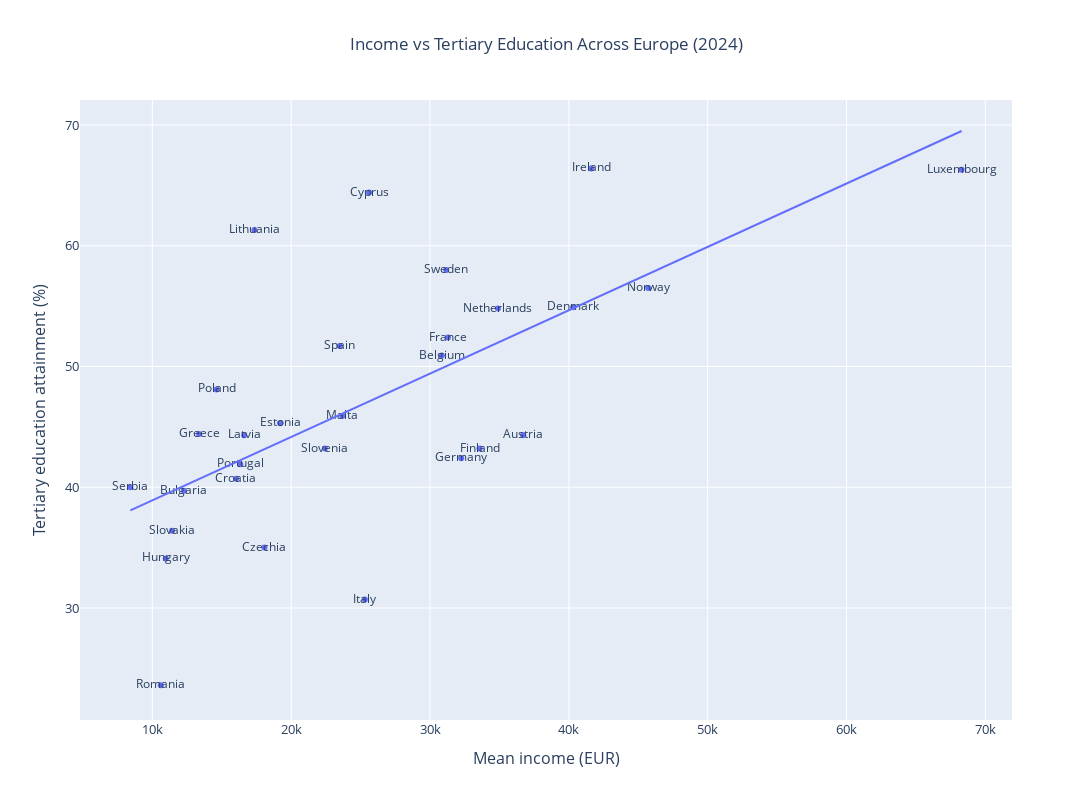

Notebook source saved alongside this figure:
### Markdown cell above
A quantitative comparison shows that income exhibits a substantially stronger
association with internet access than education. Income explains approximately
40% of the cross-country variation in internet access, while education accounts
for about 11%. This suggests that economic capacity plays a more prominent role
in enabling widespread access, although education remains a relevant but
secondary factor.

### Code cell
fig = px.scatter(
    master_clean,
    x="mean_income_eur",
    y="tertiary_education_pct",
    text="country",
    labels={
        "mean_income_eur": "Mean income (EUR)",
        "tertiary_education_pct": "Tertiary education attainment (%)"
    },
    title="Income vs Tertiary Education Across Europe (2024)",
    trendline="ols"
)

# Improve readability
fig.update_traces(
    textposition="top center",
    marker=dict(size=9, opacity=0.8),
    selector=dict(mode="markers")
)

fig.update_layout(
    title={"x": 0.5},
    width=1200,
    height=800,
    xaxis=dict(
        showgrid=True,
        title_font=dict(size=16),
        tickfont=dict(size=13)
    ),
    yaxis=dict(
        title_font=dict(size=16),
        tickfont=dict(size=13)
    )
)

# Save the figure
# fig.write_image(
#     "outputs/figures/income_vs_education_2024.png",
#     width=1200,
#     height=800,
#     scale=2
# )

fig.show()

### Figure 1 — Plotly figure (JSON) as saved in the notebook; plotly's stock layout.template omitted (floating-point values rounded to 4 significant figures)
{"data": [{"hovertemplate": "Mean income (EUR)=%{x}<br>Tertiary education attainment (%)=%{y}<br>country=%{text}<extra></extra>", "legendgroup": "", "marker": {"color": "#636efa", "symbol": "circle"}, "mode": "markers+text", "name": "", "orientation": "v", "showlegend": false, "text": ["Austria", "Belgium", "Bulgaria", "Cyprus", "Czechia", "Germany", "Denmark", "Estonia", "Greece", "Spain", "Finland", "France", "Croatia", "Hungary", "Ireland", "Italy", "Lithuania", "Luxembourg", "Latvia", "Malta", "Netherlands", "Norway", "Poland", "Portugal", "Romania", "Serbia", "Sweden", "Slovenia", "Slovakia"], "type": "scatter", "x": [36700.0, 30850.0, 12270.0, 25610.0, 18080.0, 32250.0, 40310.0, 19200.0, 13370.0, 23490.0, 33570.0, 31290.0, 16020.0, 10970.0, 41600.0, 25310.0, 17350.0, 68290.0, 16610.0, 23680.0, 34890.0, 45720.0, 14620.0, 16340.0, 10600.0, 8415.0, 31170.0, 22430.0, 11420.0], "xaxis": "x", "y": [44.3, 50.9, 39.7, 64.4, 35.0, 42.4, 54.9, 45.3, 44.4, 51.7, 43.2, 52.4, 40.7, 34.1, 66.4, 30.7, 61.3, 66.3, 44.3, 45.9, 54.8, 56.5, 48.1, 41.9, 23.6, 40.0, 58.0, 43.2, 36.4], "yaxis": "y"}, {"hovertemplate": "<b>OLS trendline</b><br>tertiary_education_pct = 0.000524648 * mean_income_eur + 33.6736<br>R<sup>2</sup>=0.432504<br><br>Mean income (EUR)=%{x}<br>Tertiary education attainment (%)=%{y} <b>(trend)</b><extra></extra>", "legendgroup": "", "marker": {"color": "#636efa", "symbol": "circle"}, "mode": "lines", "name": "", "showlegend": false, "type": "scatter", "x": [8415.0, 10600.0, 10970.0, 11420.0, 12270.0, 13370.0, 14620.0, 16020.0, 16340.0, 16610.0, 17350.0, 18080.0, 19200.0, 22430.0, 23490.0, 23680.0, 25310.0, 25610.0, 30850.0, 31170.0, 31290.0, 32250.0, 33570.0, 34890.0, 36700.0, 40310.0, 41600.0, 45720.0, 68290.0], "xaxis": "x", "y": [38.09, 39.24, 39.43, 39.67, 40.11, 40.69, 41.34, 42.08, 42.24, 42.39, 42.77, 43.16, 43.75, 45.44, 46.0, 46.1, 46.95, 47.11, 49.86, 50.02, 50.09, 50.59, 51.29, 51.98, 52.93, 54.82, 55.5, 57.66, 69.5], "yaxis": "y"}], "layout": {"height": 800, "legend": {"tracegroupgap": 0}, "title": {"text": "Income vs Tertiary Education Across Europe (2024)", "x": 0.5}, "width": 1200, "xaxis": {"anchor": "y", "autorange": true, "domain": [0, 1], "range": [4820.0, 71890.0], "showgrid": true, "tickfont": {"size": 13}, "title": {"font": {"size": 16}, "text": "Mean income (EUR)"}, "type": "linear"}, "yaxis": {"anchor": "x", "autorange": true, "domain": [0, 1], "range": [20.72, 72.07], "tickfont": {"size": 13}, "title": {"font": {"size": 16}, "text": "Tertiary education attainment (%)"}, "type": "linear"}}}
